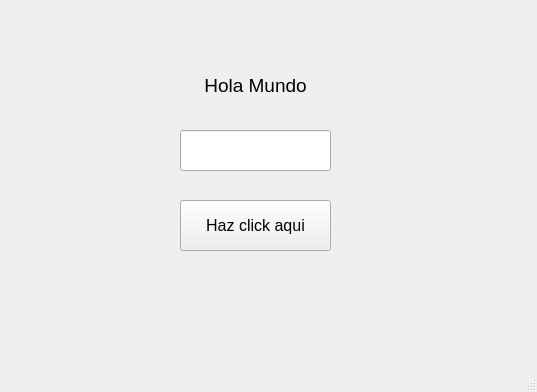
<?xml version="1.0" encoding="UTF-8"?>
<ui version="4.0">
 <class>MainWindow</class>
 <widget class="QMainWindow" name="MainWindow">
  <property name="geometry">
   <rect>
    <x>0</x>
    <y>0</y>
    <width>537</width>
    <height>392</height>
   </rect>
  </property>
  <property name="windowTitle">
   <string>MainWindow</string>
  </property>
  <widget class="QWidget" name="centralwidget">
   <widget class="QLabel" name="label">
    <property name="geometry">
     <rect>
      <x>180</x>
      <y>60</y>
      <width>151</width>
      <height>51</height>
     </rect>
    </property>
    <property name="font">
     <font>
      <pointsize>14</pointsize>
      <weight>50</weight>
      <italic>false</italic>
      <bold>false</bold>
     </font>
    </property>
    <property name="text">
     <string>Hola Mundo</string>
    </property>
    <property name="alignment">
     <set>Qt::AlignCenter</set>
    </property>
   </widget>
   <widget class="QPushButton" name="botonClick">
    <property name="geometry">
     <rect>
      <x>180</x>
      <y>200</y>
      <width>151</width>
      <height>51</height>
     </rect>
    </property>
    <property name="font">
     <font>
      <pointsize>12</pointsize>
     </font>
    </property>
    <property name="text">
     <string>Haz click aqui</string>
    </property>
   </widget>
   <widget class="QLineEdit" name="lineEdit">
    <property name="geometry">
     <rect>
      <x>180</x>
      <y>130</y>
      <width>151</width>
      <height>41</height>
     </rect>
    </property>
   </widget>
  </widget>
  <widget class="QMenuBar" name="menubar">
   <property name="geometry">
    <rect>
     <x>0</x>
     <y>0</y>
     <width>537</width>
     <height>21</height>
    </rect>
   </property>
  </widget>
  <widget class="QStatusBar" name="statusbar"/>
 </widget>
 <resources/>
 <connections/>
</ui>
